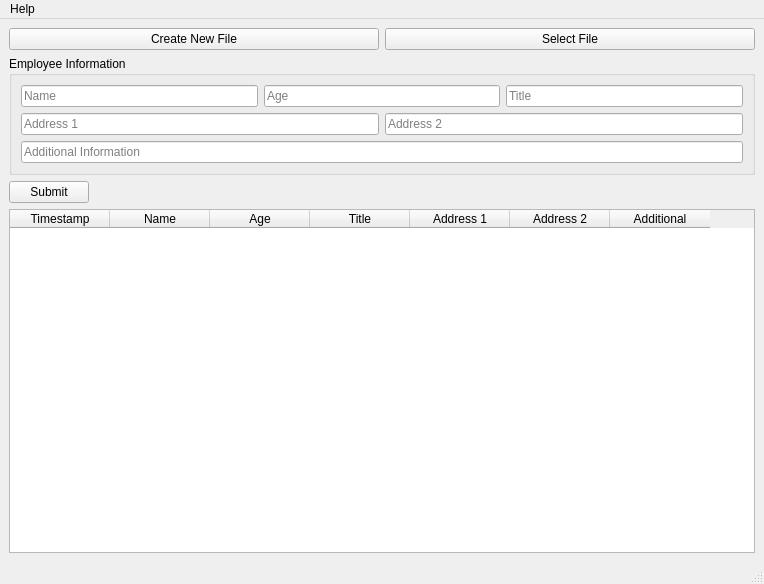
<?xml version="1.0" encoding="UTF-8"?>
<ui version="4.0">
 <class>MainWindow</class>
 <widget class="QMainWindow" name="MainWindow">
  <property name="geometry">
   <rect>
    <x>0</x>
    <y>0</y>
    <width>764</width>
    <height>584</height>
   </rect>
  </property>
  <property name="windowTitle">
   <string>Simple JSON Tool</string>
  </property>
  <property name="windowIcon">
   <iconset>
    <normaloff>icon/ms_icon.jpg</normaloff>icon/ms_icon.jpg</iconset>
  </property>
  <property name="styleSheet">
   <string notr="true">font: 10pt &quot;MS Shell Dlg 2&quot;;</string>
  </property>
  <widget class="QWidget" name="centralwidget">
   <layout class="QVBoxLayout" name="verticalLayout">
    <item>
     <layout class="QHBoxLayout" name="horizontalLayout_4">
      <item>
       <widget class="QPushButton" name="create_file_button">
        <property name="text">
         <string>Create New File</string>
        </property>
       </widget>
      </item>
      <item>
       <widget class="QPushButton" name="select_button">
        <property name="text">
         <string>Select File</string>
        </property>
       </widget>
      </item>
     </layout>
    </item>
    <item>
     <layout class="QHBoxLayout" name="horizontalLayout">
      <item>
       <widget class="QGroupBox" name="groupBox">
        <property name="sizePolicy">
         <sizepolicy hsizetype="Preferred" vsizetype="Fixed">
          <horstretch>0</horstretch>
          <verstretch>0</verstretch>
         </sizepolicy>
        </property>
        <property name="title">
         <string>Employee Information</string>
        </property>
        <layout class="QVBoxLayout" name="verticalLayout_2">
         <item>
          <layout class="QHBoxLayout" name="horizontalLayout_2">
           <item>
            <widget class="QLineEdit" name="name_edit">
             <property name="placeholderText">
              <string>Name</string>
             </property>
            </widget>
           </item>
           <item>
            <widget class="QLineEdit" name="age_edit">
             <property name="placeholderText">
              <string>Age</string>
             </property>
            </widget>
           </item>
           <item>
            <widget class="QLineEdit" name="title_edit">
             <property name="placeholderText">
              <string>Title</string>
             </property>
            </widget>
           </item>
          </layout>
         </item>
         <item>
          <layout class="QHBoxLayout" name="horizontalLayout_5">
           <item>
            <widget class="QLineEdit" name="address1_edit">
             <property name="placeholderText">
              <string>Address 1</string>
             </property>
            </widget>
           </item>
           <item>
            <widget class="QLineEdit" name="address2_edit">
             <property name="placeholderText">
              <string>Address 2</string>
             </property>
            </widget>
           </item>
          </layout>
         </item>
         <item>
          <layout class="QHBoxLayout" name="horizontalLayout_6">
           <item>
            <widget class="QLineEdit" name="additional_edit">
             <property name="placeholderText">
              <string>Additional Information</string>
             </property>
            </widget>
           </item>
          </layout>
         </item>
        </layout>
       </widget>
      </item>
     </layout>
    </item>
    <item>
     <layout class="QHBoxLayout" name="horizontalLayout_3">
      <item>
       <widget class="QPushButton" name="submit_button">
        <property name="sizePolicy">
         <sizepolicy hsizetype="Fixed" vsizetype="Fixed">
          <horstretch>0</horstretch>
          <verstretch>0</verstretch>
         </sizepolicy>
        </property>
        <property name="text">
         <string>Submit</string>
        </property>
       </widget>
      </item>
      <item>
       <spacer name="horizontalSpacer">
        <property name="orientation">
         <enum>Qt::Horizontal</enum>
        </property>
        <property name="sizeHint" stdset="0">
         <size>
          <width>40</width>
          <height>20</height>
         </size>
        </property>
       </spacer>
      </item>
     </layout>
    </item>
    <item>
     <widget class="QTableWidget" name="table">
      <column>
       <property name="text">
        <string>Timestamp</string>
       </property>
      </column>
      <column>
       <property name="text">
        <string>Name</string>
       </property>
      </column>
      <column>
       <property name="text">
        <string>Age</string>
       </property>
      </column>
      <column>
       <property name="text">
        <string>Title</string>
       </property>
      </column>
      <column>
       <property name="text">
        <string>Address 1</string>
       </property>
      </column>
      <column>
       <property name="text">
        <string>Address 2</string>
       </property>
      </column>
      <column>
       <property name="text">
        <string>Additional</string>
       </property>
      </column>
     </widget>
    </item>
   </layout>
  </widget>
  <widget class="QStatusBar" name="statusbar"/>
  <widget class="QMenuBar" name="menuBar">
   <property name="geometry">
    <rect>
     <x>0</x>
     <y>0</y>
     <width>764</width>
     <height>22</height>
    </rect>
   </property>
   <widget class="QMenu" name="menuHelp">
    <property name="title">
     <string>Help</string>
    </property>
    <addaction name="actionAbout"/>
    <addaction name="actionAbout_Qt"/>
   </widget>
   <addaction name="menuHelp"/>
  </widget>
  <action name="newFile_action">
   <property name="text">
    <string>New</string>
   </property>
   <property name="shortcut">
    <string>Ctrl+N</string>
   </property>
  </action>
  <action name="about_action">
   <property name="text">
    <string>About</string>
   </property>
  </action>
  <action name="open_action">
   <property name="text">
    <string>Open</string>
   </property>
   <property name="shortcut">
    <string>Ctrl+O</string>
   </property>
  </action>
  <action name="actionAbout">
   <property name="text">
    <string>About</string>
   </property>
  </action>
  <action name="actionAbout_Qt">
   <property name="text">
    <string>About Qt</string>
   </property>
  </action>
 </widget>
 <resources/>
 <connections/>
</ui>
